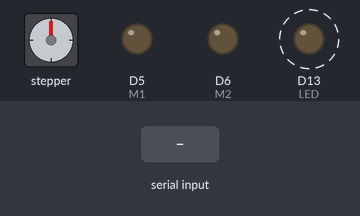
Simulated run of this sketch. Board: Arduino Due. Shown: stepper motor, output pins drawn as LEDs (lit = HIGH). Wiring (inferred from the names in the program): stepper motor driver (200 steps per turn assumed): step D2; direction D3; enable D4. Dashed ring = blinking. The inputs (shaded band) are chosen by the test bench.

Above: at 1.2 s.
1.3 s: "ustep 90\n" received over Serial
At 1.49 s:
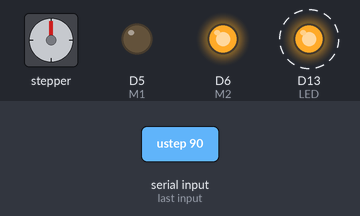
4.3 s: "ustep ,45\n" received over Serial
At 5.05 s:
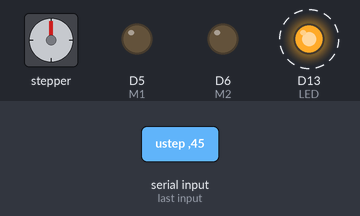
Timing chart, 0 to 13.3 s (numbered marks = the images above; inputs shaded):
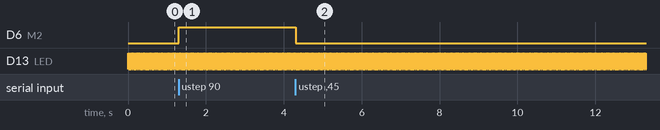

Measured:
- after the input at 1.3 s, D6 (M2): LOW → HIGH at once
- after the input at 4.3 s, D6 (M2): HIGH → LOW at once
- by itself, D13 (LED): alternates HIGH for 0.02 s and LOW for 0.02 s

The sketch:

stepper.ino
```cpp
#include <DueTimer.h>

#define Serial Serial

const int STEP = 2;
const int DIR = 3;
const int EN = 4;
const int M1 = 5;
const int M2 = 6;
const int LIM1 = 7;
const int LIM2 = 8;
const int LED = 13;

volatile int pos = 0;
int target = 0;
int vel = 50;

void do_cmd(String cmd) {
  cmd.trim();

  if (cmd.startsWith("rel ")) {
    target = pos + cmd.substring(4).toInt();

  } else if (cmd.startsWith("abs ")) {
    target = cmd.substring(4).toInt();

  } else if (cmd.startsWith("vel ")) {
    vel = cmd.substring(4).toInt();

  } else if (cmd.startsWith("ustep ")) {
    int val = cmd.substring(6).toInt();
    digitalWrite(M1, val & 1);
    digitalWrite(M2, val & 2);
  }
  if (cmd.endsWith("?") ){
    String msg = String("pos ") + pos + " target " + target + " vel " + vel + " lim1 " + noisyRead(LIM1) + " lim2 " + noisyRead(LIM2);
    Serial.println(msg);
  }
}

inline int noisyRead(int pin) {
  return digitalRead(pin) + digitalRead(pin) + digitalRead(pin) > 1;
}

inline void pulse_step() {
  digitalWrite(STEP, HIGH);
  delayMicroseconds(100); // min 30us
  digitalWrite(STEP, LOW);
}

int next = 0;

void make_step(){
  if (next) {
    next--;
    return;
  }
  next = 1000/vel;

  digitalWrite(LED, !digitalRead(LED)); // blink

  if (pos > target) {
    if (noisyRead(LIM1)) { target = pos = 0; return; }
    if (digitalRead(EN) != HIGH) { digitalWrite(EN, HIGH); return; }
    if (digitalRead(DIR) != LOW) { digitalWrite(DIR, LOW); return; }
    pulse_step();
    pos -= 1;

  } else if (pos < target) {
    if (noisyRead(LIM2)) { target = pos; return; }
    if (digitalRead(EN) != HIGH) { digitalWrite(EN, HIGH); return; }
    if (digitalRead(DIR) != HIGH) { digitalWrite(DIR, HIGH); return; }
    pulse_step();
    pos += 1;

  } else {
    digitalWrite(EN, LOW);
  }
}

void setup() {
  pinMode(STEP, OUTPUT);
  pinMode(EN, OUTPUT);
  pinMode(DIR, OUTPUT);
  pinMode(M1, OUTPUT);
  pinMode(M2, OUTPUT);
  pinMode(LED, OUTPUT);

  pinMode(LIM1, INPUT_PULLUP);
  pinMode(LIM2, INPUT_PULLUP);

  digitalWrite(STEP, LOW);
  digitalWrite(EN, LOW);
  digitalWrite(DIR, LOW);
  digitalWrite(M1, LOW);
  digitalWrite(M2, LOW);

  Serial.begin(115200);
  Timer3.attachInterrupt(make_step).setFrequency(1000).start();
}

String cmd = "";
void loop() {
  while (Serial.available()) {
    char ch = Serial.read();
    cmd += ch;
    if (ch == '\n') {
        do_cmd(cmd);
        cmd = "";
    }
  }
}
```
